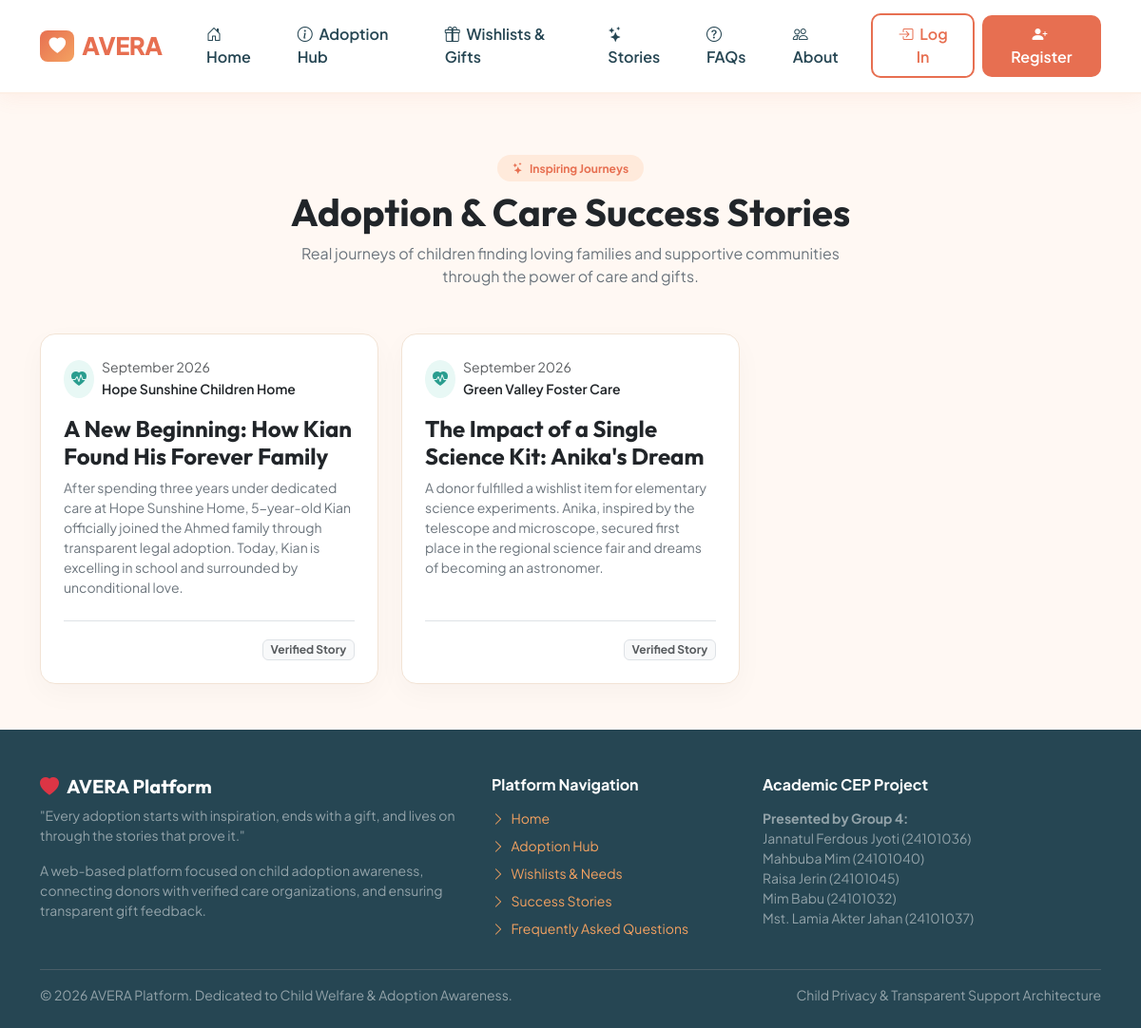
Screenshot of /stories/ with the database file from the repository.
### core/models.py (models this page shows, shortened)
class SuccessStory(models.Model):
    title = models.CharField(max_length=200, verbose_name="Story Title")
    story_description = models.TextField(verbose_name="Success Story Details")
    image = models.ImageField(upload_to="stories/", blank=True, null=True, verbose_name="Story Image")
    publication_date = models.DateField(default=timezone.now)
    organization = models.ForeignKey(
        CareOrganization,
        on_delete=models.SET_NULL,
        null=True,
        blank=True,
        related_name="stories"
    )
    class Meta:
        verbose_name = "Success Story"
        verbose_name_plural = "Success Stories"

class CareOrganization(models.Model):
    VERIFICATION_STATUS = (
        ('Pending', 'Pending Verification'),
        ('Verified', 'Verified Organization'),
        ('Rejected', 'Rejected'),
    )
    name = models.CharField(max_length=200, verbose_name="Organization Name")
    address = models.TextField(verbose_name="Address")
    phone = models.CharField(max_length=30, verbose_name="Phone")
    email = models.EmailField(verbose_name="Email")
    description = models.TextField(verbose_name="Description")
    verification_status = models.CharField(
        max_length=20,
        choices=VERIFICATION_STATUS,
        default='Verified',
        verbose_name="Verification Status"
    )
    website = models.URLField(blank=True, null=True, verbose_name="Website")
    created_at = models.DateTimeField(auto_now_add=True)
    class Meta:
        verbose_name = "Care Organization"
        verbose_name_plural = "Care Organizations"

### core/views.py (the view)
# urls.py: path('stories/', views.success_stories, name='success_stories'),
def success_stories(request):
    stories = SuccessStory.objects.all().order_by('-publication_date')
    return render(request, 'core/stories.html', {'stories': stories})

### templates/core/stories.html (shortened to what this page needs)
{% extends 'base.html' %}
{% block content %}
<div class="container py-5">
    <div class="text-center mb-5">
        <span class="badge px-3 py-2 rounded-pill fw-bold" style="background-color: #FFEADB; color: #E76F51;">
            <i class="bi bi-stars me-1"></i> Inspiring Journeys
        </span>
        <h1 class="fw-bold mt-2 text-dark">Adoption & Care Success Stories</h1>
        <p class="text-secondary mx-auto" style="max-width: 600px;">
            Real journeys of children finding loving families and supportive communities through the power of care and gifts.
        </p>
    </div>
    <div class="row g-4">
        {% for s in stories %}
            <div class="col-lg-4 col-md-6">
                <div class="card card-avera h-100 p-4 d-flex flex-column">
                    <div class="d-flex align-items-center mb-3">
                        <div class="p-2 rounded-circle me-2" style="background-color: #E8F8F5; color: #2A9D8F;">
                            <i class="bi bi-heart-pulse-fill"></i>
                        </div>
                        <div>
                            <small class="text-muted d-block">{{ s.publication_date|date:"F Y" }}</small>
                            <small class="fw-semibold text-dark">{{ s.organization.name|default:"AVERA Community" }}</small>
                        </div>
                    </div>
                    <h4 class="fw-bold text-dark mb-2">{{ s.title }}</h4>
                    <p class="text-secondary small flex-grow-1">{{ s.story_description }}</p>
                    <div class="border-top pt-3 mt-2 text-end">
                        <span class="badge bg-light text-muted border">Verified Story</span>
                    </div>
                </div>
            </div>
        {% empty %}
            <div class="col-12 text-center py-5">
                <i class="bi bi-book fs-1 text-muted"></i>
                <h5 class="fw-bold text-dark mt-2">Stories Coming Soon</h5>
                <p class="text-secondary small">We are curating verified adoption milestones and supporter journeys.</p>
            </div>
        {% endfor %}
    </div>
</div>
{% endblock %}

### templates/base.html (style rules this page uses)
:root { --brand-primary: #E76F51; --brand-primary-hover: #D65A3D; --brand-secondary: #F4A261; --brand-sand: #E9C46A; --brand-teal: #2A9D8F; --brand-dark: #264653; --brand-light: #FFF8F3; --brand-card-bg: #FFFFFF; --brand-border: #F2E3D5; }
body { font-family: 'Plus Jakarta Sans', sans-serif; background-color: var(--brand-light); color: #333333; min-height: 100vh; display: flex; flex-direction: column; }
h1, h2, h3, h4, h5, .brand-font { font-family: 'Outfit', sans-serif; }
.card-avera { background: #FFFFFF; border-radius: 16px; border: 1px solid var(--brand-border); box-shadow: 0 10px 30px rgba(0, 0, 0, 0.03); transition: transform 0.2s ease, box-shadow 0.2s ease; }

### rows the page displays
SuccessStory: publication_date "September 2026", organization.name "Hope Sunshine Children Home", title "A New Beginning: How Kian Found His Forever Family", story_description "After spending three years under dedicated care at Hope Sunshine Home, 5-year-old Kian officially joined the Ahmed family through transparent legal adoption. Today, Kian is excelling in school and surrounded by unconditional love."
SuccessStory: publication_date "September 2026", organization.name "Green Valley Foster Care", title "The Impact of a Single Science Kit: Anika's Dream", story_description "A donor fulfilled a wishlist item for elementary science experiments. Anika, inspired by the telescope and microscope, secured first place in the regional science fair and dreams of becoming an astronomer."
